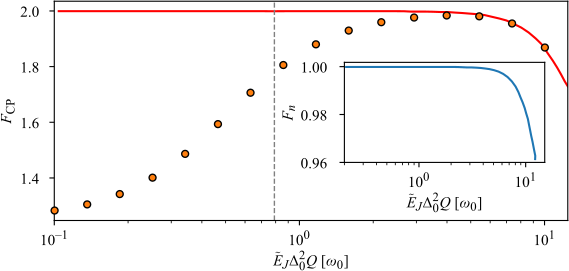

Generate this figure with Python:
import matplotlib as mpl
mpl.use('pgf')

mpl_settings = {
    'text.usetex': False,
    'font.family': 'serif',
    'font.size': 11,
}

defaults = {
    'width': 6,
    'height': 3,
}

import matplotlib.pyplot as plt
from mpl_toolkits.axes_grid1.inset_locator import inset_axes

plt.rcParams.update(mpl_settings)

from sys import argv
import os
import numpy as np

filename = os.path.splitext(argv[0])[0]

# Load and process data
x_FHeff, y_FHeff = np.loadtxt(argv[1], delimiter=',').T
x_FHfull, y_FHfull = np.loadtxt(argv[2], delimiter=',').T
x_n, y_n = np.loadtxt(argv[3], delimiter=',').T

fig, ax = plt.subplots(figsize=(defaults['width'], defaults['height']))
ins = inset_axes(ax,
                 width=2.,
                 height=1,
                 bbox_to_anchor=(0.97, 0.23),
                 bbox_transform=ax.transAxes,
                 loc=4)

ax.set_xscale('log')
ins.set_xscale('log')

ax.plot(x_FHfull, y_FHfull, ls='-', lw=1.5, c='red')
ax.plot(x_FHeff,
        y_FHeff,
        ls='none',
        marker='o',
        markeredgecolor='k',
        markerfacecolor='C1',
        markersize=5,
        clip_on=False,
        zorder=5)

ax.axvline(x=np.sqrt(5 / 8), c='gray', ls='--', lw=1)

ax.set_xlim(left=1e-1, right=12.44)
ax.set_xlabel(r'$\tilde{E}_J \Delta_0^2 Q\ [\omega_0]$')
ax.set_ylabel(r'$F_\mathrm{CP}$')

ins.plot(x_n, y_n, c='C0', ls='-', lw=1.5)
ins.set_ylabel(r'$F_n$')
ins.set_xlim(left=0.2)
ins.set_ylim(bottom=0.96)
ins.set_yticks([0.96, 0.98, 1])
ins.set_xlabel(r'$\tilde{E}_J \Delta_0^2 Q\ [\omega_0]$')

plt.tight_layout()

plt.savefig(f'{filename}.pgf')
